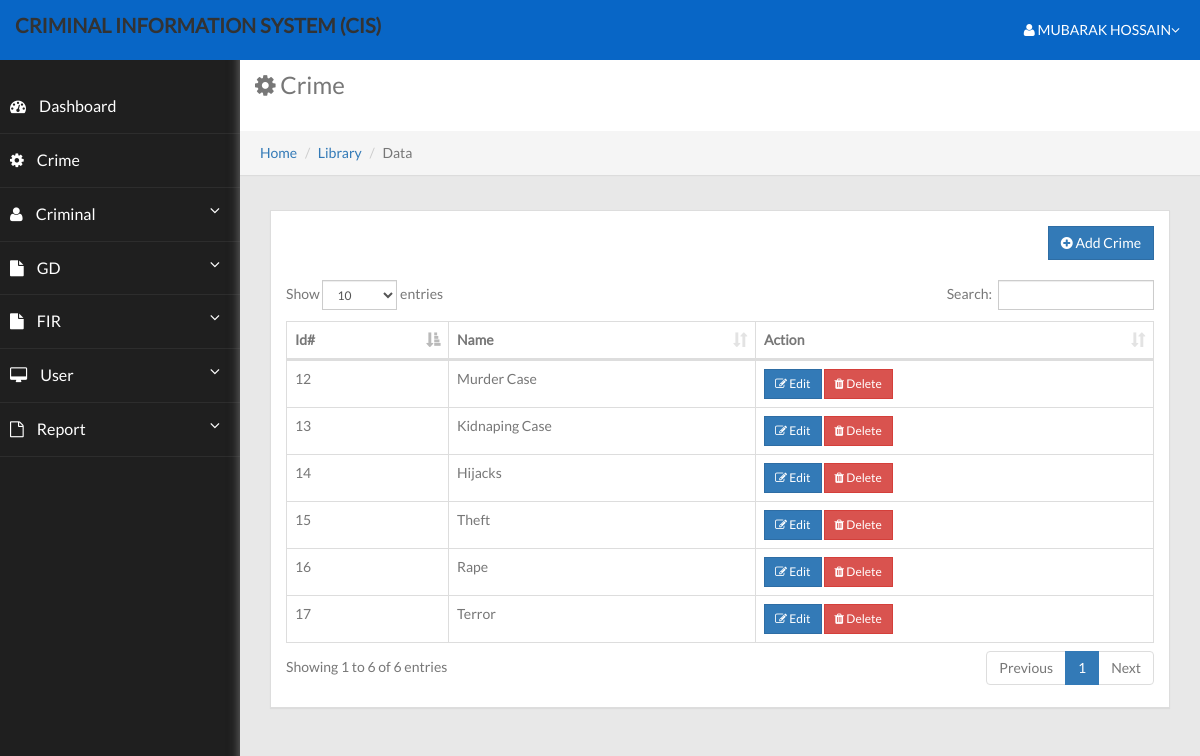
Page /crime/index.php (signed in) on the committed database.
### tables this page shows
CREATE TABLE `users` (
  `id` int(11) UNSIGNED NOT NULL,
  `name` varchar(255) DEFAULT NULL,
  `email` varchar(255) DEFAULT NULL,
  `password` varchar(255) DEFAULT NULL,
  `role` varchar(255) DEFAULT NULL
);

CREATE TABLE `crimes` (
  `id` int(11) UNSIGNED NOT NULL,
  `name` varchar(255) DEFAULT NULL
);

### config/function.php (called while the page is built, shortened)
<?php
include 'database.php' ;
function getUserNameById($id)
{
    global $db ;
    $sql = "SELECT * FROM users WHERE id = '".$id."'  " ;
    $result = $db->query($sql) ;
    if($row = $result->fetch_assoc())
    {
        return $row['name'] ;
    }
}
 ?>

### crime/index.php (the view, shortened to what this page needs)
<?php include '../config/function.php' ; ?>
<?php include '../inc/header.php' ; ?>
<div id="wrapper">
    <aside class="sidebar">
        <?php include '../inc/sidebar.php' ; ?>
    </aside>
    <main class="main-section" id="page-wrapper">
        <div class="header">
            <h3 class="page-header"> <i class="fa fa-cog"></i> Crime</h3>
            <ol class="breadcrumb">
                <li><a href="#">Home</a></li>
                <li><a href="#">Library</a></li>
                <li class="active">Data</li>
            </ol>
        </div>
        <div id="page-inner">
            <div class="row">
                <div class="col-md-12">
                    <div class="panel panel-default">
                        <div class="panel-body">
                            <div class="row">
                                <div class="col-md-12">
                                    <a class="btn btn-primary pull-right" data-toggle="modal" href='#addCrimeModal'><i class="fa fa-plus-circle"></i> Add Crime</a>
                                </div>
                            </div>
                            <div class="row">
                                <div class="col-md-12">
                                    <div class="table-responsive">
                                        <table id="dataTable" class="table table-hover table-bordered">
                                            <thead>
                                                <tr>
                                                    <th>Id#</th>
                                                    <th>Name</th>
                                                    <th>Action</th>
                                                </tr>
                                            </thead>
                                            <tbody>
                                                <?php
                                        $sql = "SELECT * FROM crimes" ;
                                        $result = $db->query($sql) ;
                                        if($result):
                                            while($row = $result->fetch_assoc()):
                                                $id    = $row['id'] ;
                                                $name  = $row['name'] ;
                                        ?>
                                                <tr>
                                                    <td><?php echo $id ; ?></td>
                                                    <td><?php echo $name; ?></td>
                                                    <td>
                                                       <button type="button" class="btn btn-inline  btn-primary btn-sm btnEdit" data-toggle="modal" href='#editModal'><i class="fa fa-edit"></i> Edit</button>
                                                       <button type="button" class="btn btn-danger btn-sm btnDelete"><i class="fa fa-trash"></i> Delete</button>
                                                    </td>
                                                </tr>
                                                <?php
                                    endwhile;
                                endif;
                                 ?>
                                            </tbody>
                                        </table>
                                    </div>
                                </div>
                            </div>
                        </div>
                    </div>
                </div>
            </div>
        </div>
    </main>
</div>
<?php include '../inc/footer.php' ; ?>

### inc/header.php (shortened to what this page needs)
<!DOCTYPE html>
<html lang="en">
<head>
    <link href="../css/bootstrap.min.css" rel="stylesheet">
    <link href="../css/font-awesome.min.css" rel="stylesheet">
    <link href="../css/datatables.min.css" rel="stylesheet">
    <link href="../css/summernote.css" rel="stylesheet">
    <link href="../css/jquery-ui.min.css" rel="stylesheet">
    <link href="../css/custom.css" rel="stylesheet">
</head>
<body>
    <header class="header-main">
        <nav class="navbar navbar-default navbar-fixed-top top-navbar" role="navigation">
            <div class="container-fluid">
                <div class="navbar-header">
                    <a class="navbar-brand" href="#">CRIMINAL INFORMATION SYSTEM (CIS)</a>
                </div>
                <div class="collapse navbar-collapse navbar-ex1-collapse">
                    <ul class="nav navbar-nav navbar-right">
                        <li class="dropdown">
                            <a href="#" class="dropdown-toggle" data-toggle="dropdown"><i class="fa fa-user"></i> <?php echo getUserNameById($_SESSION['id']) ; ?><i class="fa fa-angle-down"> </i></a>
                        </li>
                    </ul>
                </div>
            </div>
        </nav>
    </header>

### css/custom.css (style rules this page uses)
body { margin: 0px; padding: 0px; font-family: 'Lato-Regular', sans-serif; font-size: 14px; width: 100%; color: #777; }
ul, li { margin: 0px; padding: 0px; list-style: none; }
.btn, .form-control { border-radius: 0px; }
.table-responsive { margin-top:20px; }
.btn-inline { float:left; margin-right: 2px; }
#wrapper { width: 100%; }
.header-main .navbar { margin-bottom: 0px; padding-bottom: 0px; background: #0866C6; border: 0px; border-radius: 0px; }
.header-main .navbar .navbar-header a { color: #fff; font-size: 20px; font-family: 'Lato-Regular', sans-serif; transition: all 0.5s ease; font-weight: 700; }
.sidebar { width: 240px; background: #1F1F1F; position: fixed; left: 0px; height: 100%; padding: 20px 0px; top: 60px; }
.main-section { background: #fff; margin-left: 240px; padding: 10px 30px; text-align: justify; font-size: 14px; font-family: 'Lato-Regular'; }
#page-inner { background-color: transparent; margin: 10px 20px 10px 0; min-height: 1200px; padding: 15px 30px; width: 100%; }
#page-wrapper { box-shadow: 0 0 10px #757575; position: relative; top: 40px; margin: 0 0 0 240px; min-height: 1200px; padding: 0; background: #e8e8e8; }
.page-header { background-color: #fff; border-bottom: 1px solid transparent; margin: 0; padding: 32px 22px 32px 15px; text-align: left; }
.breadcrumb { border-radius: 0; box-shadow: 0 1px 1px rgba(0, 0, 0, 0.05); list-style: outside none none; margin-bottom: 20px; padding: 12px 10px 12px 20px; }
.panel { border-radius: 0; }
.top-navbar .nav>li { display: inline-block; margin: 0; padding: 0; position: relative; }
.top-navbar .nav>li>a { color: #ffffff; display: block; margin: 0; padding: 20px; position: relative; }
.nav .nav-second-level li:hover, .nav .nav-second-level li a:hover, { background: transparent; }

### rows in the picture
users: name "MUBARAK HOSSAIN"
crimes: id "12", name "Murder Case"
crimes: id "13", name "Kidnaping Case"
crimes: id "14", name "Hijacks"
crimes: id "15", name "Theft"
crimes: id "16", name "Rape"
crimes: id "17", name "Terror"
